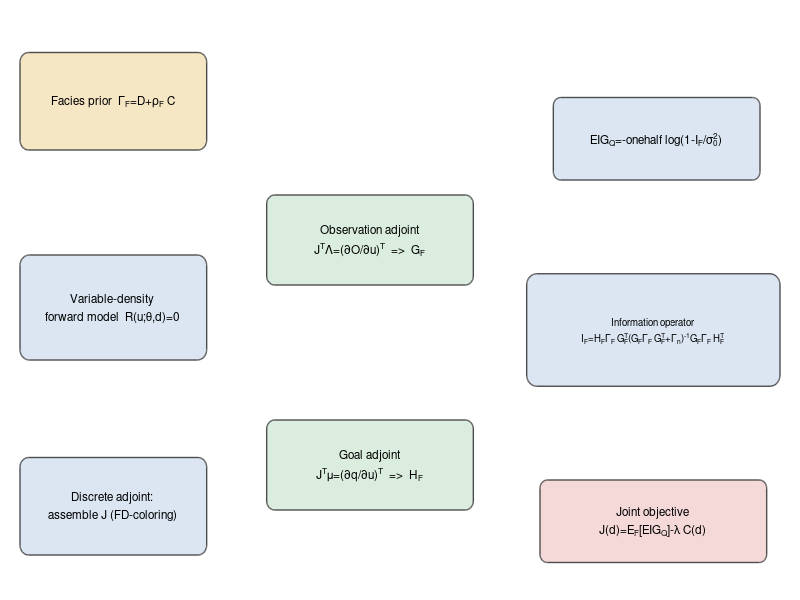

Write the MATLAB code that produced this figure. (Note: this script raises an error after producing the figure.)
function make_fig1_workflow(outdir)
%MAKE_FIG1_WORKFLOW  Reproduce manuscript Figure 1 (conceptual workflow).
%
%   Draws the goal-oriented OED workflow as a box-and-arrow diagram and writes
%   Fig1_Workflow.png. Schematic (no data).
%
%   Author: D. Zeqiraj.  License: MIT.

    if nargin < 1 || isempty(outdir), outdir = pwd; end
    f = figure('Color','w','Position',[100 100 740 430]); ax=axes('Position',[0 0 1 1]); axis(ax,[0 12 0 8]); axis off; hold on
    blue=[0.86 0.90 0.95]; green=[0.86 0.93 0.87]; gold=[0.96 0.90 0.77]; rose=[0.96 0.85 0.85];
    box_(0.3,6.0,2.8,1.3,'Facies prior  \Gamma_F=D+\rho_F C',gold);
    box_(0.3,3.2,2.8,1.4,sprintf('Variable-density\nforward model  R(u;\\theta,d)=0'),blue);
    box_(0.3,0.6,2.8,1.3,sprintf('Discrete adjoint:\nassemble J (FD-coloring)'),blue);
    box_(4.0,4.2,3.1,1.2,sprintf('Observation adjoint\nJ^T\\Lambda=(\\partialO/\\partialu)^T  =>  G_F'),green);
    box_(4.0,1.2,3.1,1.2,sprintf('Goal adjoint\nJ^T\\mu=(\\partialq/\\partialu)^T  =>  H_F'),green);
    box_(7.9,2.85,3.8,1.5,sprintf('Information operator\nI_F=H_F\\Gamma_F G_F^T(G_F\\Gamma_F G_F^T+\\Gamma_n)^{-1}G_F\\Gamma_F H_F^T'),blue,7);
    box_(8.3,5.6,3.1,1.1,'EIG_Q=-onehalf log(1-I_F/\sigma_0^2)',blue);
    box_(8.1,0.5,3.4,1.1,sprintf('Joint objective\nJ(d)=E_F[EIG_Q]-\\lambda C(d)'),rose);
    arr(1.7,6.0,1.7,4.6); arr(1.7,3.2,1.7,1.9);
    arr(3.1,3.95,4.0,4.65); arr(3.1,1.45,4.0,1.7); arr(3.1,1.1,4.0,4.35);
    arr(7.1,4.75,8.6,3.95); arr(7.1,1.75,8.6,3.25);
    arr(9.8,4.35,9.85,5.6); arr(9.7,2.85,9.75,1.6);
    text(6,7.6,'Goal-oriented Bayesian OED for variable-density SWI — workflow', ...
         'HorizontalAlignment','center','FontSize',11);
    try, exportgraphics(f,fullfile(outdir,'Fig1_Workflow.png'),'Resolution',300);
    catch, print(f,fullfile(outdir,'Fig1_Workflow.png'),'-dpng','-r300'); end
    close(f);
end

function box_(x,y,w,h,txt,fc,fs)
    if nargin<7, fs=8.5; end
    rectangle('Position',[x y w h],'Curvature',0.2,'FaceColor',fc,'EdgeColor',[0.3 0.3 0.3],'LineWidth',1.0);
    text(x+w/2,y+h/2,txt,'HorizontalAlignment','center','VerticalAlignment','middle','FontSize',fs,'Interpreter','tex');
end
function arr(x1,y1,x2,y2)
    annotation('arrow','HeadStyle','vback2','LineWidth',1.1,'Color',[0.3 0.3 0.3], ...
        'Position',[]); % placeholder; drawn below in data units
    quiver(x1,y1,x2-x1,y2-y1,0,'Color',[0.3 0.3 0.3],'LineWidth',1.1,'MaxHeadSize',0.4);
end
